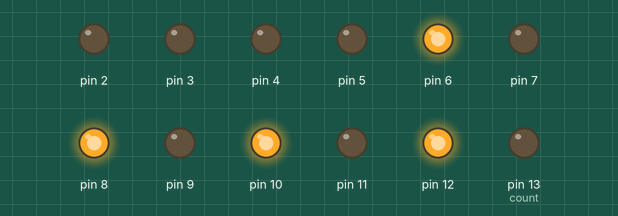
Recording of a sketch running on a simulated Arduino Uno, built with avr-gcc and run on an emulated ATmega328P. Shown: output pins drawn as LEDs (lit = HIGH).

Above: at 5.7 s.
At 8.1 s:
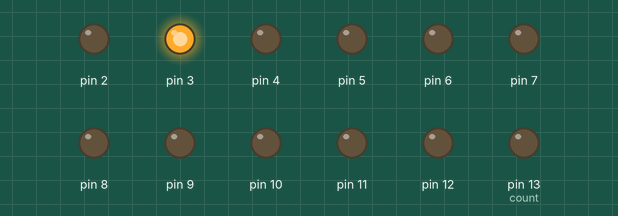
At 9.9 s:
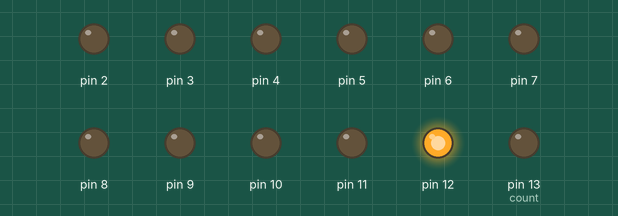
At 11.95 s:
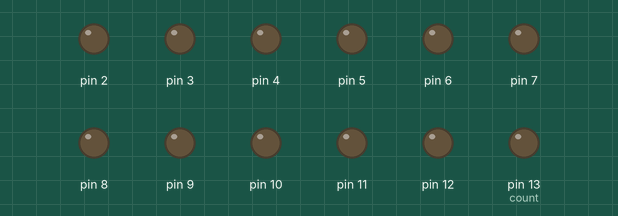
At 26.1 s:
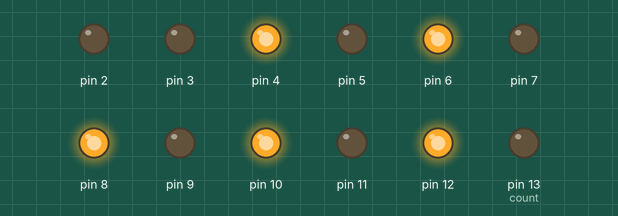
At 39.86 s:
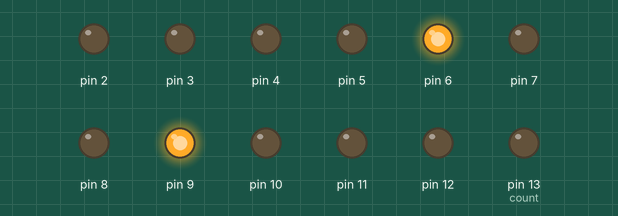
Timing chart, 0 to 40.0 s (numbered marks = the images above):
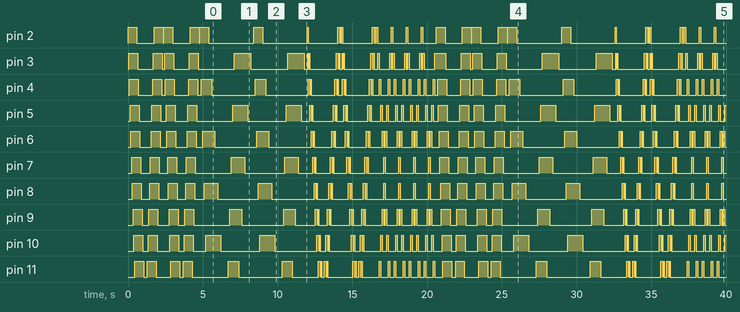

Measured:
- by itself, pin 3: LOW → HIGH at 0.05 s, → LOW 0.60 s later, → HIGH 1.1 s later, → LOW 0.60 s later, … (80 changes in this stretch)
- by itself, pin 4: LOW → HIGH at 0.10 s, → LOW 0.60 s later, → HIGH 0.95 s later, → LOW 0.60 s later, … (82 changes in this stretch)
- by itself, pin 5: LOW → HIGH at 0.15 s, → LOW 0.60 s later, → HIGH 0.85 s later, → LOW 0.60 s later, … (83 changes in this stretch)
- by itself, pin 6: LOW → HIGH at 0.20 s, → LOW 0.60 s later, → HIGH 0.75 s later, → LOW 0.60 s later, … (84 changes in this stretch)
- by itself, pin 7: LOW → HIGH at 0.25 s, → LOW 0.60 s later, → HIGH 0.65 s later, → LOW 0.60 s later, … (70 changes in this stretch)
- by itself, pin 8: LOW → HIGH at 0.30 s, → LOW 0.60 s later, → HIGH 0.55 s later, → LOW 0.60 s later, … (70 changes in this stretch)
- by itself, pin 9: LOW → HIGH at 0.35 s, → LOW 0.60 s later, → HIGH 0.45 s later, → LOW 0.60 s later, … (84 changes in this stretch)
- by itself, pin 10: LOW → HIGH at 0.40 s, → LOW 0.60 s later, → HIGH 0.35 s later, → LOW 0.60 s later, … (83 changes in this stretch)

The sketch:

LED-CHASER.ino
```cpp
#define t1  20
#define t2  100
#define t3  50

void setup() {
  // set up pins 2 to 13 as outputs
  for (int i = 2; i <= 13; i++) {
    pinMode(i, OUTPUT);
  }
}

void loop() {
  effect_1();
  effect_1();
  effect_2();
  effect_2();
  effect_3();
  effect_3();
  effect_4();
  effect_4();
}

void effect_1() //50
{
  for(int i = 2; i < 14; i++) {
    digitalWrite(i, HIGH);
    delay(t3);
  }

  for(int i = 2; i < 14; i++) {
    digitalWrite(i, LOW);
    delay(t3);
  }

  for(int i = 13; i >= 2; i--) {
    digitalWrite(i, HIGH);
    delay(t3);
  }

  for(int i = 13; i >= 2; i--) {
    digitalWrite(i, LOW);
    delay(t3);
  }
}

void effect_2() //100
{
  for(int j = 2; j <= 13; j++) {
    digitalWrite(j, HIGH);
    delay(t2);
    j = j + 1;
  }

  for(int j = 2; j <= 13; j++) {
    digitalWrite(j, LOW);
    delay(t2);
  }

  for(int k = 13; k >= 2; k--) {
    digitalWrite(k, HIGH);
    delay(t2);
    k = k - 1;
  }

  for(int k = 13; k >=2; k--) {
    digitalWrite(k, LOW);
    delay(t2);
  }
}

// Left to right and right to left
void effect_3() { //20
  for(int i = 2; i < 13; i++) {
    digitalWrite(i, HIGH);
    delay(t1);
    digitalWrite(i + 1, HIGH);
    delay(t1);
    digitalWrite(i + 2, HIGH);
    delay(t1);
    digitalWrite(i, LOW);
    delay(t1);
    digitalWrite(i + 1, LOW);
    delay(t1);
  }

  for(int i = 13; i > 1; i--) {
    digitalWrite(i, HIGH);
    delay(t1);
    digitalWrite(i - 1, HIGH);
    delay(t1);
    digitalWrite(i - 2, HIGH);
    delay(t1);
    digitalWrite(i, LOW);
    delay(t1);
    digitalWrite(i - 1, LOW);
    delay(t1);
  }
}

void effect_4() {
  int count = 13; // keeps track of second LED movement

  // Move first LED from left to right and second from right to left
  for (int i = 2; i < 13; i++) {
    clear();
    digitalWrite(i, HIGH);      // chaser 1
    digitalWrite(count, HIGH);  // chaser 2
    count--;

    // Stop LEDs from appearing to stand still in the middle
    if (count != 7) {
      delay(t2);
    }
  }

  // Move first LED from right to left and second LED from left to right
  for (int i = 13; i > 2; i--) {
    clear();
    digitalWrite(i, HIGH);      // chaser 1
    digitalWrite(count, HIGH);  // chaser 2
    count++;

    // Stop LEDs from appearing to stand still in the middle
    if (count != 8) {
      delay(t2);
    }
  }
}
void clear(void)
{
  for (int i = 2; i <= 13; i++) {
    digitalWrite(i, LOW);
  }
}
```
